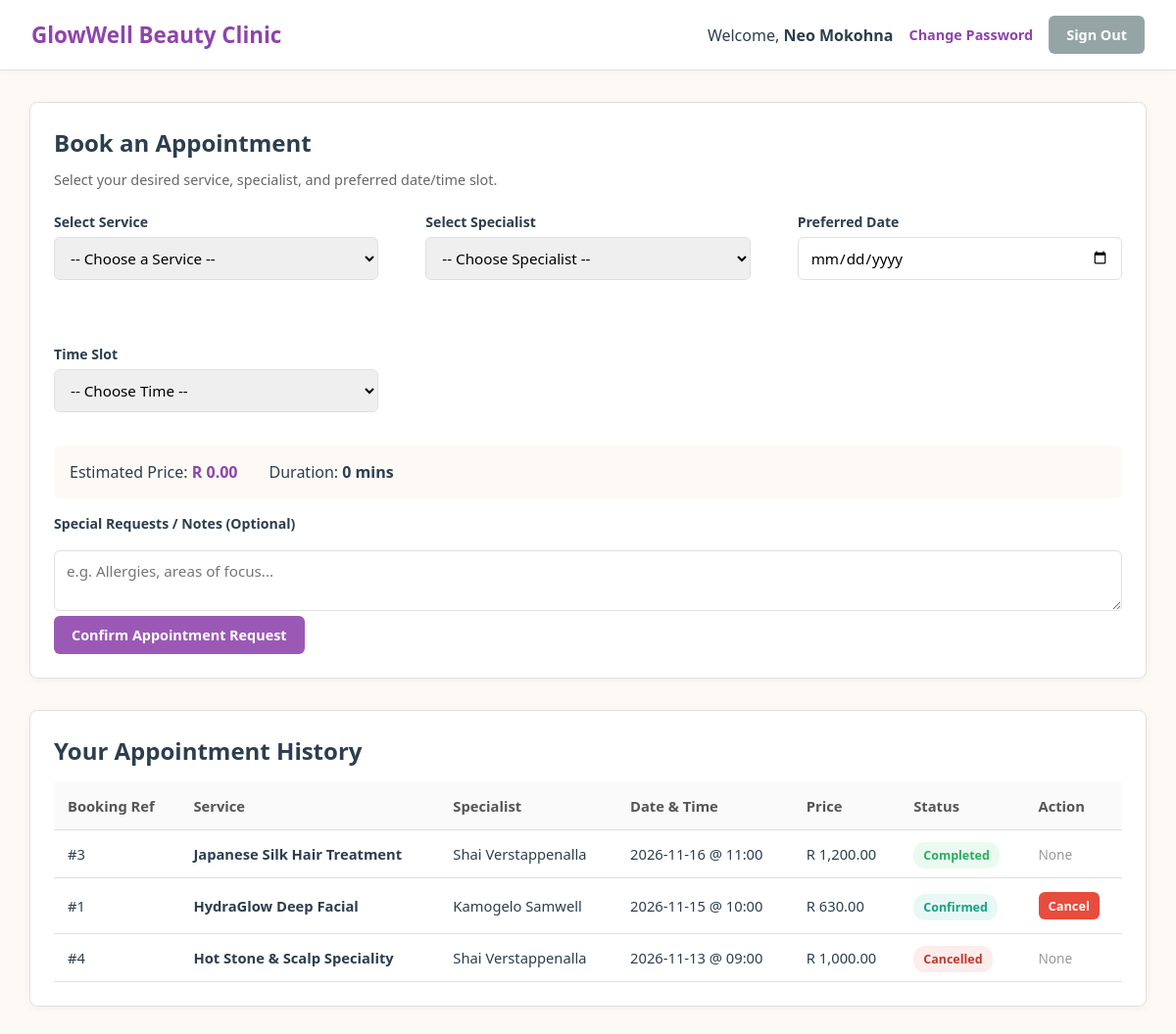
Screenshot of /customer_dashboard.php (signed in) with the database file from the repository.
### tables this page shows
CREATE TABLE `appointments` (
  `appointment_id` int NOT NULL,
  `customer_id` int NOT NULL,
  `staff_id` int NOT NULL,
  `service_id` int NOT NULL,
  `appointment_date` date NOT NULL,
  `appointment_time` time NOT NULL,
  `status` enum('Pending','Confirmed','Completed','Cancelled') NOT NULL DEFAULT 'Pending',
  `notes` text,
  `created_at` timestamp NULL DEFAULT CURRENT_TIMESTAMP
);

CREATE TABLE `services` (
  `service_id` int NOT NULL,
  `service_name` varchar(100) NOT NULL,
  `category` enum('Facials','Massages','Hair Treatments','Wellness','Speciality') NOT NULL,
  `duration_minutes` int NOT NULL,
  `price` decimal(10,2) NOT NULL
);

CREATE TABLE `staff` (
  `staff_id` int NOT NULL,
  `full_name` varchar(100) NOT NULL,
  `email` varchar(120) NOT NULL,
  `specialty` varchar(100) NOT NULL,
  `shift_start` time NOT NULL DEFAULT '09:00:00',
  `shift_end` time NOT NULL DEFAULT '17:00:00',
  `status` enum('Active','On Leave') NOT NULL DEFAULT 'Active'
);

### customer_dashboard.php (the view, shortened to what this page needs)
<?php
require_once 'dbconnection.php';
$customerId = $_SESSION['user_id'];
$customerName = htmlspecialchars($_SESSION['full_name']);
$apptsStmt = $pdo->prepare(
    "SELECT a.appointment_id, a.appointment_date, a.appointment_time, a.status, a.notes,
           s.service_name, s.price, st.full_name AS staff_name
    FROM appointments a
    JOIN services s ON a.service_id = s.service_id
    JOIN staff st ON a.staff_id = st.staff_id
    WHERE a.customer_id = ?
    ORDER BY a.appointment_date DESC, a.appointment_time DESC"
    );
$apptsStmt->execute([$customerId]);
$appointments = $apptsStmt->fetchAll();
?>
<!DOCTYPE html>
<html lang="en">
<head>
    <link rel="stylesheet" href="assets/css/style.css">
</head>
<body>
    <header class="navbar">
        <div class="brand">GlowWell Beauty Clinic</div>
        <div class="user-info">
            <span>Welcome, <strong><?= $customerName ?></strong></span>
            <a href="#" class="nav-link" onclick="event.preventDefault(); togglePasswordCard();">Change Password</a>
            <a href="api/logout.php?redirect=1" class="btn btn-secondary">Sign Out</a>
        </div>
    </header>
    <main class="container">
        <div class="data-table-card">
            <h2>Book an Appointment</h2>
            <p class="section-subtitle">Select your desired service, specialist, and preferred date/time slot.</p>
            <form onsubmit="event.preventDefault(); handleModularSubmit(this, 'api/book_appointment.php', 'booking-alert', true);">
                <div class="booking-grid">
                    <div class="form-group">
                        <label for="service_select">Select Service</label>
                        <select id="service_select" name="service_id" class="form-control" required>
                            <option value="">-- Choose a Service --</option>
                        </select>
                    </div>
                    <div class="form-group">
                        <label for="staff_select">Select Specialist</label>
                        <select id="staff_select" name="staff_id" class="form-control" required>
                            <option value="">-- Choose Specialist --</option>
                        </select>
                    </div>
                    <div class="form-group">
                        <label for="appointment_date">Preferred Date</label>
                        <input type="date" id="appointment_date" name="appointment_date" class="form-control" min="<?= date('Y-m-d') ?>" required>
                    </div>
                    <div class="form-group">
                        <label for="appointment_time">Time Slot</label>
                        <select id="appointment_time" name="appointment_time" class="form-control" required>
                            <option value="">-- Choose Time --</option>
                        </select>
                    </div>
                </div>
                <div class="price-preview-box">
                    <div>Estimated Price: <strong id="price_display" class="price-highlight">R 0.00</strong></div>
                    <div>Duration: <strong id="duration_display">0 mins</strong></div>
                </div>
                <div class="form-group">
                    <label for="notes">Special Requests / Notes (Optional)</label>
                </div>
                <div>
                    <textarea id="notes" name="notes" class="form-control" rows="2" placeholder="e.g. Allergies, areas of focus..."></textarea>
                </div>
                <button type="submit" class="btn btn-primary">Confirm Appointment Request</button>
            </form>
        </div>
        <div class="data-table-card">
            <h2>Your Appointment History</h2>
            <?php if (count($appointments) === 0): ?>
                <p class="empty-text">You have not made any bookings yet.</p>
            <?php else: ?>
                <div class="table-wrapper">
                    <table>
                        <thead>
                            <tr>
                                <th>Booking Ref</th>
                                <th>Service</th>
                                <th>Specialist</th>
                                <th>Date & Time</th>
                                <th>Price</th>
                                <th>Status</th>
                                <th>Action</th>
                            </tr>
                        </thead>
                        <tbody>
                            <?php foreach ($appointments as $apt): ?>
                                <tr>
                                    <td>#<?= $apt['appointment_id'] ?></td>
                                    <td><strong><?= htmlspecialchars($apt['service_name']) ?></strong></td>
                                    <td><?= htmlspecialchars($apt['staff_name']) ?></td>
                                    <td><?= htmlspecialchars($apt['appointment_date']) ?> @ <?= substr($apt['appointment_time'], 0, 5) ?></td>
                                    <td>R <?= number_format($apt['price'], 2) ?></td>
                                    <td><span class="badge badge-<?= $apt['status'] ?>"><?= $apt['status'] ?></span></td>
                                    <td>
                                        <?php if ($apt['status'] === 'Pending' || $apt['status'] === 'Confirmed'): ?>
                                            <button class="btn btn-danger btn-cancel-sm"
                                                onclick="callApi('api/cancel_appointment.php', { appointment_id: <?= $apt['appointment_id'] ?> }, 'Are you sure you want to cancel this booking?')">
                                                Cancel
                                            </button>
                                        <?php else: ?>
                                            <span class="no-action-label">None</span>
                                        <?php endif; ?>
                                    </td>
                                </tr>
                            <?php endforeach; ?>
                        </tbody>
                    </table>
                </div>
            <?php endif; ?>
        </div>
    </main>
</body>
</html>

### assets/css/style.css (style rules this page uses)
:root { --primary: #9b59b6; --primary-dark: #8e44ad; --secondary: #f3e8f8; --dark: #2c3e50; --light: #fdfaf6; --card-bg: #ffffff; --danger: #e74c3c; --success: #2ecc71; --warning: #f39c12; --border: #e0e0e0; }
* { box-sizing: border-box; margin: 0; padding: 0; font-family: 'Segoe UI', Tahoma, Geneva, Verdana, sans-serif; }
body { background-color: var(--light); color: var(--dark); min-height: 100vh; display: flex; flex-direction: column; }
.navbar { background-color: #ffffff; border-bottom: 1px solid var(--border); padding: 16px 32px; display: flex; justify-content: space-between; align-items: center; box-shadow: 0 2px 6px rgba(0, 0, 0, 0.03); }
.navbar .brand { font-size: 1.4rem; font-weight: 700; color: var(--primary-dark); }
.navbar .user-info { display: flex; align-items: center; gap: 16px; }
.btn { display: inline-block; padding: 10px 18px; border-radius: 6px; border: none; font-weight: 600; cursor: pointer; transition: 0.2s ease-in-out; text-decoration: none; font-size: 0.9rem; }
.btn-primary { background: var(--primary); color: #ffffff; }
.btn-danger { background: var(--danger); color: #ffffff; }
.btn-secondary { background: #95a5a6; color: #ffffff; }
.container { max-width: 1200px; width: 95%; margin: 32px auto; flex: 1; }
.form-group { margin-bottom: 18px; }
.form-group label { display: block; margin-bottom: 6px; font-size: 0.88rem; font-weight: 600; }
.form-control { width: 100%; padding: 10px 12px; border: 1px solid var(--border); border-radius: 6px; font-size: 0.95rem; }
.data-table-card { background: #ffffff; padding: 24px; border-radius: 8px; box-shadow: 0 2px 8px rgba(0, 0, 0, 0.04); margin-bottom: 32px; border: 1px solid var(--border); }
table { width: 100%; border-collapse: collapse; margin-top: 16px; }
table th, table td { padding: 14px; text-align: left; border-bottom: 1px solid var(--border); font-size: 0.92rem; }
table th { background-color: #fafafa; color: #555555; }
.badge { padding: 5px 10px; border-radius: 12px; font-size: 0.78rem; font-weight: bold; }
.badge-Confirmed { background: #e8f8f5; color: #16a085; }
.badge-Completed { background: #eafaf1; color: #27ae60; }
.badge-Cancelled { background: #fdedec; color: #c0392b; }

### customer_dashboard.php (style rules this page uses)
.section-subtitle { color: #666; font-size: 0.9rem; margin-bottom: 24px; margin-top: 12px; }
.booking-grid { display: grid; grid-template-columns: repeat(auto-fit, minmax(280px, 1fr)); gap: 48px; }
.price-preview-box { background: #fdfaf6; padding: 16px; border-radius: 6px; margin: 16px 0; display: flex; gap: 32px; }
.price-highlight { color: var(--primary-dark); }
.table-wrapper { overflow-x: auto; }
.btn-cancel-sm { padding: 5px 10px; font-size: 0.8rem; }
.no-action-label { color: #999; font-size: 0.85rem; }
.nav-link { color: var(--primary-dark); font-size: 0.9rem; font-weight: 600; text-decoration: none; cursor: pointer; }

### rows the page displays
appointments: appointment_id "3", service.service_name "Japanese Silk Hair Treatment", staff.full_name "Shai Verstappenalla", appointment_date "2026-11-16", appointment_time "11:00", service.price "1,200.00", status "Completed", shows "None"
appointments: appointment_id "1", service.service_name "HydraGlow Deep Facial", staff.full_name "Kamogelo Samwell", appointment_date "2026-11-15", appointment_time "10:00", service.price "630.00", status "Confirmed"
appointments: appointment_id "4", service.service_name "Hot Stone & Scalp Speciality", staff.full_name "Shai Verstappenalla", appointment_date "2026-11-13", appointment_time "09:00", service.price "1,000.00", status "Cancelled", shows "None"

### other values shown
$customerName "Neo Mokohna"
